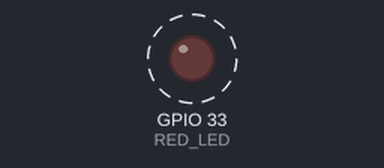
Bench run of a sketch on a simulated ESP32. Parts: output pins drawn as LEDs (lit = HIGH). Dashed ring = blinking. What the sketch prints to the serial monitor is not drawn.

Above: at 0.2 s.
Timing chart, 0 to 3.0 s (numbered marks = the images above):
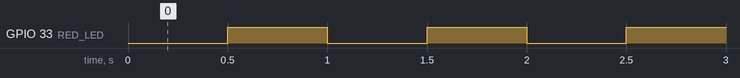

The sketch:

blink.ino
```cpp
// Blinks the small red LED on the back of the ESP32-CAM and prints over USB.
// Red LED is on GPIO 33 and is active-low: LOW turns it on.

const int RED_LED = 33;
int count = 0;

void setup() {
  Serial.begin(115200);
  pinMode(RED_LED, OUTPUT);
}

void loop() {
  digitalWrite(RED_LED, LOW);
  Serial.printf("hello from ESP32-CAM, blink %d\n", ++count);
  delay(500);
  digitalWrite(RED_LED, HIGH);
  delay(500);
}
```

Measured:
- by itself, GPIO 33 (RED_LED): alternates HIGH for 0.50 s and LOW for 0.50 s
